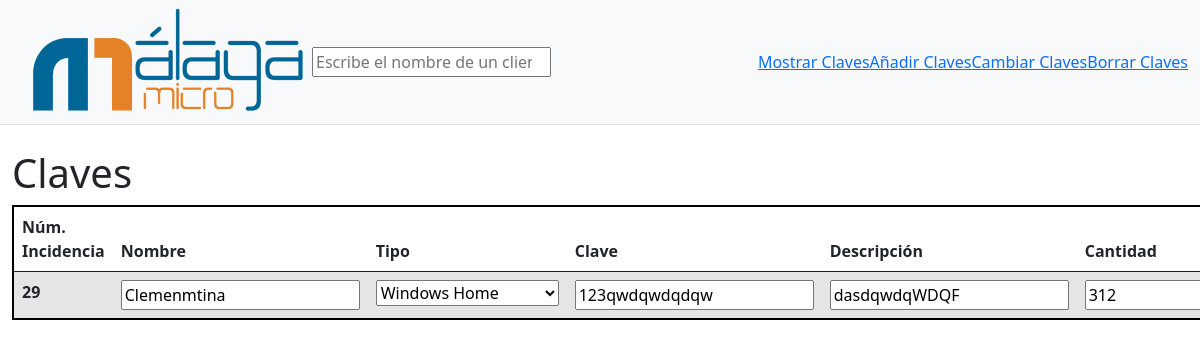
Screenshot of /cambiar_claves2.php?id=29 with the database file from the repository.
### tables this page shows
CREATE TABLE `claves` (
  `num_inc` int(4) NOT NULL,
  `nombre` varchar(50) NOT NULL,
  `tipo` int(40) NOT NULL,
  `clave` varchar(500) NOT NULL,
  `descripcion` varchar(1000) NOT NULL,
  `cantidad` int(5) NOT NULL,
  `estado` int(15) NOT NULL
);

CREATE TABLE `tipo` (
  `id_tipo` int(11) NOT NULL,
  `tipo` varchar(40) NOT NULL
);

### cambiar_claves2.php (the view, shortened to what this page needs)
<!DOCTYPE html>
<html lang="en">
<head>
  <link href="css/styles.css" rel="stylesheet" />
  <link href="css/css.scss" rel="stylesheet" />
  <link href="https://cdn.jsdelivr.net/npm/bootstrap@5.0.1/dist/css/bootstrap.min.css" rel="stylesheet">
</head>
<body>
  <div class="d-flex" id="wrapper">
    <div id="page-content-wrapper">
      <?php
       include 'nav2.php';
       ?>
<div class="container-fluid" id="resultado">
  <h1 class="mt-4">Claves</h1>
  <?PHP
  include "conexion.php";
  $id = $_GET['id'];
  $consulta= "SELECT * FROM claves Where num_inc = '$id'";
  if ($resultado = $conexion->query($consulta)) {
    ?>
    <table style="border: solid black 2px" class="table table-hover">
      <thead>
        <tr>
          <th scope="col">Núm. Incidencia</th>
          <th scope="col">Nombre</th>
          <th scope="col">Tipo</th>
          <th scope="col">Clave</th>
          <th scope="col">Descripción</th>
          <th scope="col">Cantidad</th>
        </tr>
      </thead>
      <?php
      $consulta1 = "SELECT * FROM tipo";
      $resultado1 = $conexion->query($consulta1);
      $contador = mysqli_num_rows($resultado1);
      $valor = 1;
      echo '<form method="POST" action="cambiar_claves3.php?id='.$id.'">';
      while ($linea = $resultado->fetch_assoc()) {
        if($valor == 1)
        {
          echo '<tbody>
          <tr class="table-active">
          <th scope="row">'.$linea['num_inc'].'</th>
          <td><input type="text" name="nombre" value="'.$linea['nombre'].'"></td>';
          echo '<td><select name="tipo">';
          for($i=0;$i<$contador;$i++){
            $linea1 = $resultado1->fetch_assoc();
            ?>
            <option
            <?php if($linea['tipo'] == $linea1['id_tipo']){
              echo "selected";
            }?>
            value="<?php echo $linea1['id_tipo']; ?>"><?php echo $linea1['tipo']; ?></option>
            <?php
          }
            $estados = "SELECT * FROM estado";
            $resultados = $conexion->query($estados);
            $contador = mysqli_num_rows($resultados);
            echo '</select></td>';
            echo'
          <td><input type="text" name="clave" value="'.$linea['clave'].'"></td>
          <td><input type="text" name="descripcion" value="'.$linea['descripcion'].'"></td>
          <td><input type="text" name="cantidad" value="'.$linea['cantidad'].'"></td>
          <td>
          <select name="estado">';
            ?>
            <?php
        echo '</select>
          </td>
          <td><button name="BT" id="btn_send" type="submit" value="Cambiar">Cambiar</td>
          </tr>
          ';
          $valor = 2;
        }
      };
      echo'</tbody>
      </table>';
    };
    ?>
  </div>
</div>
</div>
<?php
include 'footer.php';
?>

### rows the page displays
claves: num_inc "29", nombre "Clemenmtina", tipo "Windows Home", clave "123qwdqwdqdqw", descripcion "dasdqwdqWDQF", cantidad "312"
